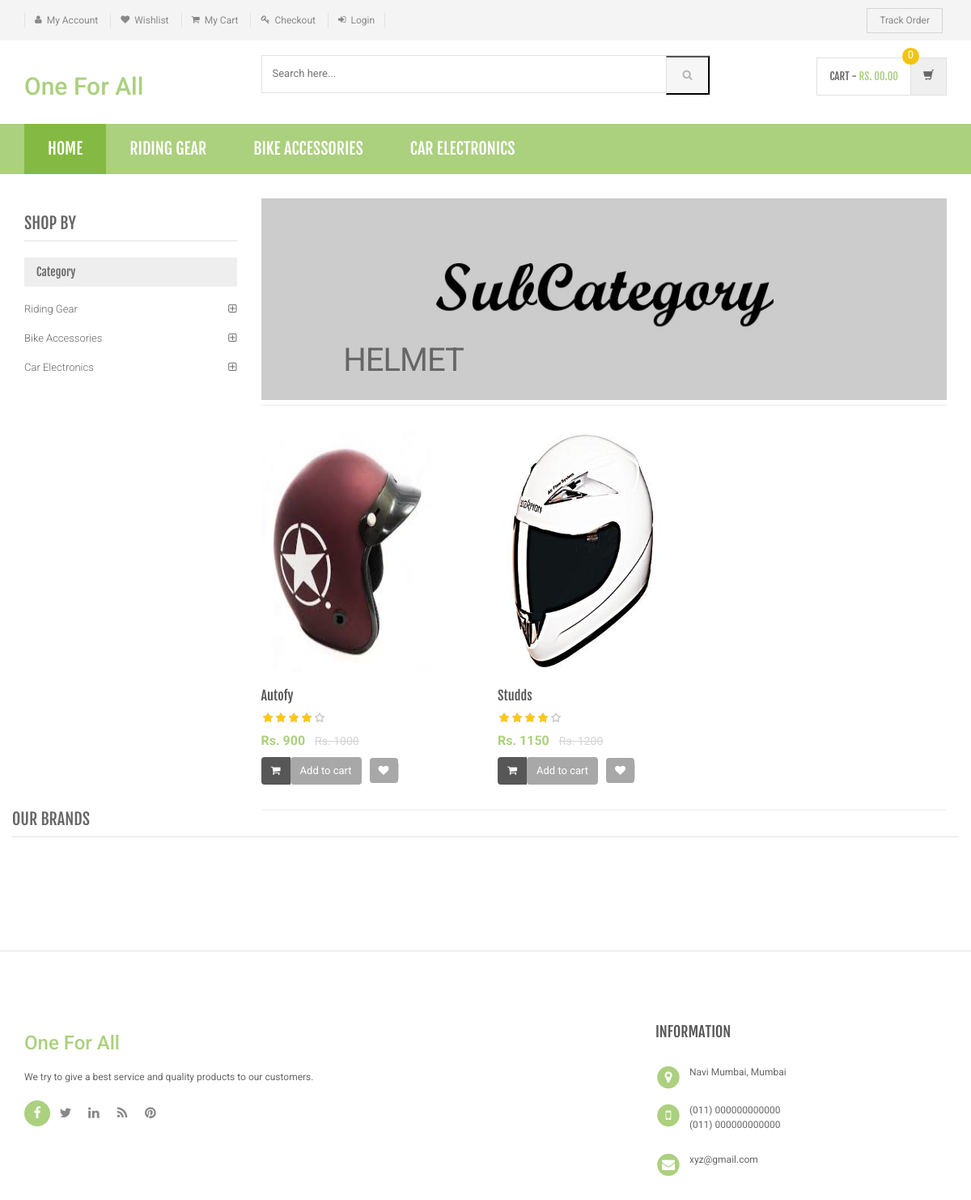
The app's page /sub-category1.php?scid=13 with its own data.
### tables this page shows
CREATE TABLE `category` (
  `id` int(11) NOT NULL,
  `categoryName` varchar(255) NOT NULL,
  `categoryDescription` longtext NOT NULL,
  `creationDate` timestamp NOT NULL DEFAULT CURRENT_TIMESTAMP,
  `updationDate` varchar(255) NOT NULL
);

CREATE TABLE `subcategory` (
  `id` int(11) NOT NULL,
  `categoryid` int(11) NOT NULL,
  `subcategory` varchar(255) NOT NULL,
  `creationDate` timestamp NOT NULL DEFAULT CURRENT_TIMESTAMP,
  `updationDate` varchar(255) NOT NULL
);

CREATE TABLE `products` (
  `id` int(11) NOT NULL,
  `category` int(11) NOT NULL,
  `subCategory` int(11) NOT NULL,
  `productName` varchar(255) NOT NULL,
  `productCompany` varchar(255) NOT NULL,
  `productPrice` int(11) NOT NULL,
  `productPriceBeforeDiscount` int(11) NOT NULL,
  `productDescription` longtext NOT NULL,
  `productImage1` varchar(255) NOT NULL,
  `productImage2` varchar(255) NOT NULL,
  `productImage3` varchar(255) NOT NULL,
  `shippingCharge` int(11) NOT NULL,
  `productAvailability` varchar(255) NOT NULL,
  `postingDate` timestamp NOT NULL DEFAULT CURRENT_TIMESTAMP,
  `updationDate` varchar(255) NOT NULL
);

### sub-category1.php (the view, shortened to what this page needs)
<?php
include('includes/config.php');
$cid=intval($_GET['scid']);
?>
<!DOCTYPE html>
<html lang="en">
	<head>
	    <link rel="stylesheet" href="assets/css/bootstrap.min.css">
	    <link rel="stylesheet" href="assets/css/main.css">
	    <link rel="stylesheet" href="assets/css/green.css">
	    <link rel="stylesheet" href="assets/css/owl.carousel.css">
		<link rel="stylesheet" href="assets/css/owl.transitions.css">
		<link href="assets/css/lightbox.css" rel="stylesheet">
		<link rel="stylesheet" href="assets/css/animate.min.css">
		<link rel="stylesheet" href="assets/css/rateit.css">
		<link rel="stylesheet" href="assets/css/bootstrap-select.min.css">
		<link rel="stylesheet" href="assets/css/config.css">
		<link href="assets/css/green.css" rel="alternate stylesheet" title="Green color">
		<link href="assets/css/blue.css" rel="alternate stylesheet" title="Blue color">
		<link href="assets/css/red.css" rel="alternate stylesheet" title="Red color">
		<link href="assets/css/orange.css" rel="alternate stylesheet" title="Orange color">
		<link href="assets/css/dark-green.css" rel="alternate stylesheet" title="Darkgreen color">
		<link rel="stylesheet" href="assets/css/font-awesome.min.css">
	</head>
    <body class="cnt-home">
<header class="header-style-1">
<?php include('includes/top-header.php');?>
<?php include('includes/main-header.php');?>
<?php include('includes/menu-bar.php');?>
</header>
<div class="body-content outer-top-xs">
	<div class='container'>
		<div class='row outer-bottom-sm'>
			<div class='col-md-3 sidebar'>
	            <div class="sidebar-module-container">
	            	<h3 class="section-title">shop by</h3>
	            	<div class="sidebar-filter">
<div class="sidebar-widget wow fadeInUp outer-bottom-xs ">
	<div class="widget-header m-t-20">
		<h4 class="widget-title">Category</h4>
	</div>
	<div class="sidebar-widget-body m-t-10">
	         <?php $sql=mysqli_query($bd,"select id,categoryName from category");
while($row=mysqli_fetch_array($sql))
{
    ?>
		<div class="accordion">
	    	<div class="accordion-group">
	            <div class="accordion-heading">
	                <a href="category.php?cid=<?php echo htmlentities($row['id']);?>"  class="accordion-toggle collapsed">
	                   <?php echo htmlentities($row['categoryName']);?>
	                </a>
	            </div>
	        </div>
	    </div>
	    <?php } ?>
	</div>
</div>
	            	</div>
	            </div>
            </div>
			<div class='col-md-9'>
	<div id="category" class="category-carousel hidden-xs">
		<div class="item">
			<div class="image">
				<img src="assets/images/banners/cat-banner-2.jpg" alt="" class="img-responsive">
			</div>
			<div class="container-fluid">
				<div class="caption vertical-top text-left">
					<div class="big-text">
						<br />
					</div>
					       <?php $sql=mysqli_query($bd,"select  subcategory  from  subcategory where id='$cid'");
while($row=mysqli_fetch_array($sql))
{
    ?>
					<div class="excerpt hidden-sm hidden-md">
						<?php echo htmlentities($row['subcategory']);?>
					</div>
			<?php } ?>
				</div>
			</div>
		</div>
</div>
				<div class="search-result-container">
					<div id="myTabContent" class="tab-content">
						<div class="tab-pane active " id="grid-container">
							<div class="category-product  inner-top-vs">
							<div class="row">
			<?php
$ret=mysqli_query($bd,"select * from products where subCategory='$cid'");
    $num=mysqli_num_rows($ret);
if($num>0)
{
while ($row=mysqli_fetch_array($ret))
{?>
		<div class="col-sm-4 col-md-4 wow fadeInUp">
			<div class="products">
	<div class="product">
		<div class="product-image">
			<div class="image">
				<a href="product-details.php?pid=<?php echo htmlentities($row['id']);?>"><img  src="assets/images/blank.gif" data-echo="admin/productimages/<?php echo htmlentities($row['productName']);?>/<?php echo htmlentities($row['productImage1']);?>" alt="" width="210" height="300"></a>
			</div>
		</div>
		<div class="product-info text-left">
			<h3 class="name"><a href="product-details.php?pid=<?php echo htmlentities($row['id']);?>"><?php echo htmlentities($row['productName']);?></a></h3>
			<div class="rating rateit-small"></div>
			<div class="product-price">
				<span class="price">
					Rs. <?php echo htmlentities($row['productPrice']);?>			</span>
										     <span class="price-before-discount">Rs. <?php echo htmlentities($row['productPriceBeforeDiscount']);?></span>
			</div>
		</div>
					<div class="cart clearfix animate-effect">
				<div class="action">
					<ul class="list-unstyled">
						<li class="add-cart-button btn-group">
							<button class="btn btn-primary icon" data-toggle="dropdown" type="button">
								<i class="fa fa-shopping-cart"></i>
							</button>
							<a href="category.php?page=product&action=add&id=<?php echo $row['id']; ?>">
							<button class="btn btn-primary" type="button">Add to cart</button></a>
						</li>
		                <li class="lnk wishlist">
							<a class="add-to-cart" href="category.php?pid=<?php echo htmlentities($row['id'])?>&&action=wishlist" title="Wishlist">
								 <i class="icon fa fa-heart"></i>
							</a>
						</li>
					</ul>
				</div>
			</div>
			</div>
			</div>
		</div>
	  <?php
	} } else{
?>
	<div class="col-sm-4 col-md-4 wow fadeInUp">
	<h3>No Products Found</h3>
	</div>
	<?php } ?>
										</div>
							</div>
						</div>
				</div>
			</div>
		</div>
		<?php include('includes/brands-slider.php');?>
</div>
</div>
<?php include('includes/footer.php');?>
</body>
</html>

### includes/menu-bar.php (shortened to what this page needs)
<div class="header-nav animate-dropdown">
    <div class="container">
        <div class="yamm navbar navbar-default" role="navigation">
            <div class="nav-bg-class">
                <div class="navbar-collapse collapse" id="mc-horizontal-menu-collapse">
	<div class="nav-outer">
		<ul class="nav navbar-nav">
			<li class="active dropdown yamm-fw">
				<a href="index.php" data-hover="dropdown" class="dropdown-toggle">Home</a>
			</li>
              <?php $sql=mysqli_query($bd,"select id,categoryName  from category limit 6");
while($row=mysqli_fetch_array($sql))
{
    ?>
			<li class="dropdown yamm">
				<a href="category.php?cid=<?php echo $row['id'];?>"> <?php echo $row['categoryName'];?></a>
			</li>
			<?php } ?>
		</ul>
		<div class="clearfix"></div>
	</div>
</div>
            </div>
        </div>
    </div>
</div>

### assets/css/green.css (style rules this page uses)
a { color: #abd07e; }
.header-style-1 .header-nav { background: #abd07e; }
.cnt-home .header-style-1 .header-nav .navbar .navbar-nav > li.active { background: #84b943; }
.product .product-info .product-price .price { color: #abd07e; }
.sidebar .sidebar-module-container .sidebar-widget .sidebar-widget-body .accordion .accordion-group .accordion-heading .accordion-toggle, .sidebar .sidebar-module-container .sidebar-widget .sidebar-widget-body .accordion .accordion-group .accordion-heading .accordion-toggle:hover, .sidebar .sidebar-module-container .sidebar-widget .sidebar-widget-body .accordion .accordion-group .accordion-heading .accordion-toggle:focus, .sidebar .sidebar-module-container .sidebar-widget .sidebar-widget-body .accordion .accordion-group .accordion-heading .accordion-toggle:after { color: #abd07e; }

### assets/css/lightbox.css (style rules this page uses)
body:after { content: url(../images/close.png) url(../images/loading.gif) url(../images/prev.png) url(../images/next.png); display: none; }

### assets/css/rateit.css (style rules this page uses)
.rateit { display: -moz-inline-box; display: inline-block; position: relative; -webkit-user-select: none; -khtml-user-select: none; -moz-user-select: none; -o-user-select: none; -ms-user-select: none; user-select: none; -webkit-touch-callout: none; }

### assets/css/blue.css (style rules this page uses)
a { color: #3498db; }
.header-style-1 .header-nav { background: #3498db; }
.cnt-home .header-style-1 .header-nav .navbar .navbar-nav > li.active { background: #1d6ca1; }
.product .product-info .product-price .price { color: #3498db; }
.sidebar .sidebar-module-container .sidebar-widget .sidebar-widget-body .accordion .accordion-group .accordion-heading .accordion-toggle, .sidebar .sidebar-module-container .sidebar-widget .sidebar-widget-body .accordion .accordion-group .accordion-heading .accordion-toggle:hover, .sidebar .sidebar-module-container .sidebar-widget .sidebar-widget-body .accordion .accordion-group .accordion-heading .accordion-toggle:focus, .sidebar .sidebar-module-container .sidebar-widget .sidebar-widget-body .accordion .accordion-group .accordion-heading .accordion-toggle:after { color: #3498db; }

### assets/css/red.css (style rules this page uses)
a { color: #ff6c6c; }
.header-style-1 .header-nav { background: #ff6c6c; }
.cnt-home .header-style-1 .header-nav .navbar .navbar-nav > li.active { background: #ff1a1a; }
.product .product-info .product-price .price { color: #ff6c6c; }
.sidebar .sidebar-module-container .sidebar-widget .sidebar-widget-body .accordion .accordion-group .accordion-heading .accordion-toggle, .sidebar .sidebar-module-container .sidebar-widget .sidebar-widget-body .accordion .accordion-group .accordion-heading .accordion-toggle:hover, .sidebar .sidebar-module-container .sidebar-widget .sidebar-widget-body .accordion .accordion-group .accordion-heading .accordion-toggle:focus, .sidebar .sidebar-module-container .sidebar-widget .sidebar-widget-body .accordion .accordion-group .accordion-heading .accordion-toggle:after { color: #ff6c6c; }

### assets/css/orange.css (style rules this page uses)
a { color: #f39c12; }
.header-style-1 .header-nav { background: #f39c12; }
.cnt-home .header-style-1 .header-nav .navbar .navbar-nav > li.active { background: #ab6c09; }
.product .product-info .product-price .price { color: #f39c12; }
.sidebar .sidebar-module-container .sidebar-widget .sidebar-widget-body .accordion .accordion-group .accordion-heading .accordion-toggle, .sidebar .sidebar-module-container .sidebar-widget .sidebar-widget-body .accordion .accordion-group .accordion-heading .accordion-toggle:hover, .sidebar .sidebar-module-container .sidebar-widget .sidebar-widget-body .accordion .accordion-group .accordion-heading .accordion-toggle:focus, .sidebar .sidebar-module-container .sidebar-widget .sidebar-widget-body .accordion .accordion-group .accordion-heading .accordion-toggle:after { color: #f39c12; }

### records on screen
category: categoryName "RIDING GEAR", categoryName "Riding Gear"
category: categoryName "BIKE ACCESSORIES", categoryName "Bike Accessories"
category: categoryName "CAR ELECTRONICS", categoryName "Car Electronics"
subcategory: subcategory "HELMET"
products: productName+productImage1 (picture), productName "Autofy", productPrice "900", productPriceBeforeDiscount "1000"
products: productName+productImage1 (picture), productName "Studds", productPrice "1150", productPriceBeforeDiscount "1200"
